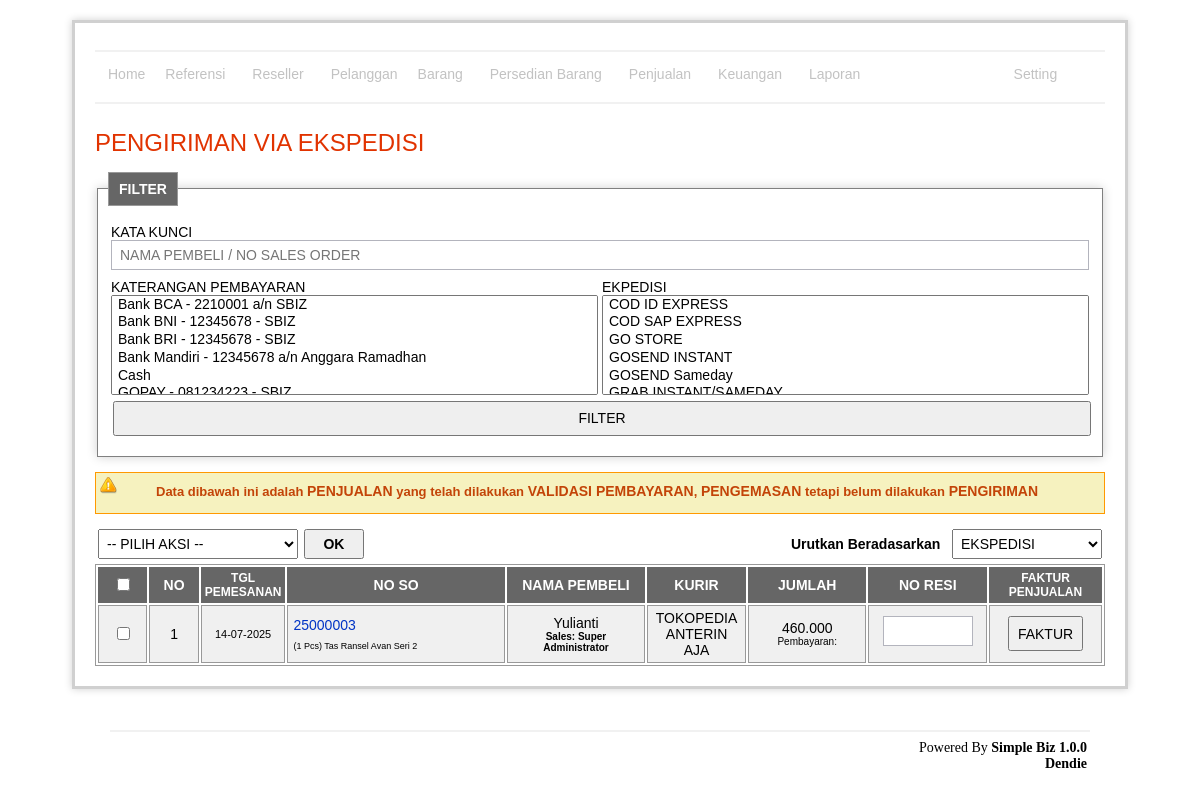
The app's page /salesShipping/index.php (signed in) with its own data.
### tables this page shows
CREATE TABLE `sales_order`  (
  `id` int(11) NOT NULL AUTO_INCREMENT,
  `client_id` int(11) NOT NULL,
  `sales_id` int(11) NOT NULL,
  `reseller_id` int(11) NOT NULL,
  `affiliate_id` int(11) NOT NULL,
  `expedition_id` int(11) NOT NULL,
  `period_order_id` int(11) NOT NULL,
  `warehouse_external_id` int(11) NULL DEFAULT NULL,
  `fin_source_fund_id` int(11) NULL DEFAULT NULL,
  `disctrict_id` int(11) NULL DEFAULT NULL,
  `platform_market_id` int(11) NULL DEFAULT NULL,
  `no_order` varchar(255) NOT NULL,
  `dropshipper_name` varchar(255) NULL DEFAULT NULL,
  `dropshipper_phone` varchar(255) NULL DEFAULT NULL,
  `name` varchar(255) NOT NULL,
  `phone` varchar(255) NOT NULL,
  `address_shipping` text NOT NULL,
  `dropshipper_address` text NULL,
  `tipe_order` enum('0','1') NOT NULL DEFAULT '0' COMMENT '0=direct order,1=preorder',
  `description_payment` tinytext NOT NULL,
  `description_shipping` tinytext NOT NULL,
  `discount_persen` double NOT NULL,
  `discount_amount` decimal(10, 0) NOT NULL,
  `amount_sale` int(11) NOT NULL,
  `amount_basic_sale` int(11) NOT NULL,
  `amount_fee_reseller` double(11, 0) NULL DEFAULT NULL,
  `amount_fee_affiliate` double(11, 0) NULL DEFAULT NULL,
  `amount_reseller_to_customer` double(11, 0) NULL DEFAULT NULL,
  `shipping_cost` double(11, 0) NOT NULL,
  `shipping_cost_before_discount` double(11, 0) NULL DEFAULT NULL,
  `shipping_cost_discount` double(11, 0) NULL DEFAULT NULL,
  `platform_market_fee_percent` double(11, 0) NULL DEFAULT NULL,
  `fee_admin_percent` double(11, 0) NULL DEFAULT NULL,
  `no_resi` varchar(255) NOT NULL,
  `marketplace` varchar(255) NOT NULL,
  `country` varchar(255) NULL DEFAULT NULL,
  `province` varchar(255) NULL DEFAULT NULL,
  `city` varchar(255) NULL DEFAULT NULL,
  `districts` varchar(255) NULL DEFAULT NULL,
  `districts_sub` varchar(255) NULL DEFAULT NULL,
  `postal_code` varchar(255) NULL DEFAULT NULL,
  `packing_option` enum('0','1','2','3') NULL DEFAULT '0' COMMENT '0=packing normal, 1=buble wrap, 2=packing kayu, 3=packing kardus',
  `service_option` enum('0','1') NULL DEFAULT '0' COMMENT '0=reg, 1=yes',
  `date_order` date NOT NULL,
  `date_packing` date NOT NULL,
  `date_payment` date NOT NULL,
  `date_shipping` date NOT NULL,
  `date_receipt_cod` datetime(0) NULL DEFAULT NULL,
  `status_order` enum('0','1','2','3','4') NOT NULL DEFAULT '0' COMMENT '0=order,1=packing,2=shipping,3=selesai,4=order belum bayar',
  `status_payment` enum('0','1') NOT NULL DEFAULT '0' COMMENT '0=notyet pay,1payment',
  `status_close` enum('0','1') NOT NULL DEFAULT '0' COMMENT '0=notyet close, 1=close',
  `status_complate_stuff` enum('0','1') NOT NULL DEFAULT '1' COMMENT '0=not complate fisik stuff, 1=complate fisik stuff',
  `status_marketplace` enum('0','1') NOT NULL DEFAULT '0' COMMENT '0=not marketplace, 1=market place',
  `status_payment_commision_reseller` enum('0','1') NULL DEFAULT '0' COMMENT '0=not pay, 1=pay',
  `status_payback_cod_reseller` enum('0','1') NULL DEFAULT '0' COMMENT '0=not pay, 1=pay',
  `status_receipt_cod` enum('0','1') NULL DEFAULT '0' COMMENT '0=belum terima, 1 sudah terima',
  `status_respon_customer` enum('0','1','2') NULL DEFAULT '0' COMMENT '0=not yet respon customer, 1=already respon customer,2=repeat order',
  `status_respon_customer_breakdown` varchar(500) NULL DEFAULT NULL,
  `status_payment_commision_affiliate` enum('0','1') NULL DEFAULT '0' COMMENT '0=not pay, 1=pay',
  `is_warehouse_external` enum('0','1') NULL DEFAULT '0',
  `is_reseller` enum('0','1') NULL DEFAULT '0' COMMENT '0=not reseller, 1=reseller',
  `is_affiliate` enum('0','1') NULL DEFAULT '0' COMMENT '0=not affiliate, 1=affiliate',
  `is_cod` enum('0','1') NULL DEFAULT '0' COMMENT '0=not cod, 1=cod',
  `is_delete` enum('0','1') NULL DEFAULT '0' COMMENT '0=no delete, 1=delete',
  `is_return` enum('0','1') NULL DEFAULT '0' COMMENT '0=not return, 1=return',
  `is_delete_permanent` enum('0','1') NULL DEFAULT NULL,
  `is_dropshipper` enum('0','1') NULL DEFAULT NULL COMMENT '0=not delete, 1=delete',
  PRIMARY KEY (`id`) USING BTREE,
  INDEX `index_phone_number`(`phone`) USING BTREE,
  INDEX `index_sales_id`(`sales_id`) USING BTREE,
  INDEX `index_date_order`(`date_order`) USING BTREE
);

CREATE TABLE `sales_order_detail`  (
  `id` int(11) NOT NULL AUTO_INCREMENT,
  `sales_order_id` int(11) NOT NULL,
  `stuff_id` int(11) NOT NULL,
  `price_basic` decimal(10, 0) NOT NULL,
  `price` decimal(10, 0) NOT NULL,
  `price_reseller_to_customer` decimal(10, 0) NULL DEFAULT NULL,
  `fee_sales` double NOT NULL,
  `reseller_fee_nominal` double NULL DEFAULT NULL,
  `reseller_fee_percent` double NULL DEFAULT NULL,
  `affiliate_fee_nominal` double NULL DEFAULT NULL,
  `affiliate_fee_percent` double NULL DEFAULT NULL,
  `amount` int(11) NOT NULL,
  `discount_persen` double NOT NULL,
  `discount_money` decimal(10, 0) NOT NULL,
  `name` varchar(255) NOT NULL,
  `nickname` varchar(255) NOT NULL,
  `is_bundling` enum('0','1') NULL DEFAULT '0' COMMENT '0 = barang satuan, 1 = barang bundling',
  `customer_rate` enum('0','1','2','3','4','5') NULL DEFAULT '0' COMMENT 'bintang 1 s.d 5, 0 = tidak memberi rate',
  `customer_respon` tinytext NULL,
  `customer_respon_screenshoot_upload` varchar(1000) NULL DEFAULT NULL,
  `reseller_point` double NULL DEFAULT 0,
  `affiliate_point` double NULL DEFAULT NULL,
  PRIMARY KEY (`id`) USING BTREE,
  INDEX `index_sales_order_id`(`sales_order_id`) USING BTREE
);

### salesShipping/indexRead.php (called while the page is built, shortened)
<?php
	include '../lib/connection.php';
	$keyword = str_replace(' ','',trim($_REQUEST['keyword']));
	$record = isset($_GET['SplitRecord']) ? $_GET['SplitRecord'] : 0;
	$orderBy = isset($_REQUEST['orderBy']) ? general::secureInput($_REQUEST['orderBy']) : 'expedition_name';
	$paymentId = isset($_REQUEST['paymentId']) ? $_REQUEST['paymentId'] : array();
	$expeditionId = isset($_REQUEST['expeditionId']) ? $_REQUEST['expeditionId'] : array();
	$where = '';
	$query = "select id, no_order, client_id, period_order_id, name, address_shipping, tipe_order,
			description_payment, description_shipping, discount_amount, amount_sale, shipping_cost,
			date_order, date_packing, date_payment, date_shipping, status_order, phone, discount_persen, status_payment,
			(select r.name from reseller as r where r.id = reseller_id) as reseller_name, is_reseller,
			(select e.name from expedition as e where e.id = expedition_id) as expedition_name,
			(select m.name from member as m where m.id = sales_id) as sales_name,
			date_format(date_order,'%d-%m-%Y') as date_order_frm,
			date_format(date_payment,'%d/%m/%Y') as date_payment_frm,
			date_format(date_packing,'%d/%m/%Y') as date_packing_frm,
			date_format(date_shipping,'%d/%m/%Y') as date_shipping_frm,
			no_resi,
			( ((amount_sale - ((amount_sale / 100) * discount_persen)) - discount_amount) + shipping_cost) as jml
		from sales_order
		where is_delete = '0'
		  and (replace(name, ' ', '' ) like '%$keyword%' or replace(no_order, ' ', '' ) like '%$keyword%')
		  and status_order = '2'
		  and status_payment = '1'
		  and status_close = '0'
		  and status_complate_stuff = '1'
		  and is_warehouse_external = '0'
		  $where
		order by $orderBy asc, date_order_frm asc, name asc
		limit $record,10000";
	$data = mysqli_query($con, $query) or die(mysqli_error($con));
	$query = "select id, name
	from expedition
	where is_delete = '0'
	order by name";
	$cmbExpedition = mysqli_query($con, $query) or die (mysqli_error($con));
	$query = "select id, name
	from fin_source_fund
	where is_delete = '0'
	order by name";
	$cmbFoundSource = mysqli_query($con, $query) or die (mysqli_error($con));
?>

### salesShipping/index.php (the view, shortened to what this page needs)
<?php include 'indexRead.php' ?>
	<h1>PENGIRIMAN VIA EKSPEDISI</h1>
		<fieldset>
			<legend><b>FILTER<b></legend>
				<form action="index.php" method="post" id="frmFilter" >
					<table width="100%">
						<tr>
							<td width="100%" valign="middle" colspan="2">KATA KUNCI &nbsp;&nbsp;&nbsp;&nbsp;
								<input placeholder="NAMA PEMBELI / NO SALES ORDER" name="keyword" type="text" title="abc" value="<?php echo $_REQUEST['keyword'] ?>" style="width:100%" />
							</td>
						</tr>
						<tr  >
						  <td width="50%" >
						  	KATERANGAN PEMBAYARAN<br style="margin-bottom: 10px; margin-top:30px" />
							<select name="paymentId[]" style="width:100%; height:100px"  multiple>
								<?php while($val = mysqli_fetch_array($cmbFoundSource)): ?>
									<option <?php echo in_array($val['id'],$paymentId) ? ' selected ' : '' ?> value="<?php echo $val['id'] ?>" <?php echo $val['id'] == (isset($_REQUEST['paymentId']) ? $_REQUEST['paymentId'] : '') ? 'selected' : '' ?>><?php echo $val['name'] ?></option>
								<?php endwhile; ?>
							</select>
						  </td>
						  <td>
							EKPEDISI<br style="margin-bottom: 10px; margin-top:30px" />
							<select name="expeditionId[]" style="width:100%; height: 100px" multiple  >
								<?php while($val = mysqli_fetch_array($cmbExpedition)): ?>
									<option <?php echo in_array($val['id'],$expeditionId) ? ' selected ' : '' ?> value="<?php echo $val['id'] ?>" <?php echo $val['id'] == (isset($_REQUEST['paymentId']) ? $_REQUEST['paymentId'] : '') ? 'selected' : '' ?>><?php echo $val['name'] ?></option>
								<?php endwhile; ?>
							</select>
						  </td>
						</tr>
							<td valign="bottom" valign="top" colspan="2">
								<input type="submit" value="FILTER" style="width: 100%" />
							</td>
					</table>
				</form>
		</fieldset>
		<br />
	<div class="warning" style="min-height:20px;">
		Data dibawah ini adalah <big style="font-size:14px">PENJUALAN</big> yang telah dilakukan <big style="font-size:14px">VALIDASI PEMBAYARAN</big>, <big style="font-size:14px">PENGEMASAN</big> tetapi belum dilakukan <big style="font-size:14px">PENGIRIMAN</big></b>
	</div>
	<?php if(mysqli_num_rows($data) < 1) : ?>
	 	<div class="warning">
			<h3><?php echo message::getMsg('emptySuccess') ?></h3>
		</div>
	<?php else: ?>
		<form action="addSave.php" method="post" id="frm" onsubmit="return printLabel()" />
			<table width="100%">
				<tr>
					<td width="30%">
						<select name="actionType" id="actionType" style="width:200px;">
							<option value="0">-- PILIH AKSI --</option>
						</select>
						<input style="font-weight:bold; width:60px; height:30px" name="submit" type="submit" value=" OK " />
					</td>
					<td align="right">
						<b>Urutkan Beradasarkan</b> &nbsp;
						<select name="oderBy" style="width:150px;" onchange="orderBy(this.value)">
							<option value="expedition_name" <?php echo $orderBy == 'expedition_name' ? 'selected' : '' ?> >EKSPEDISI</option>
						</select>
					</td>
				</tr>
			</table>
			<div id="tbl">
				<table width="100%">
					<thead>
						<tr>
							<th align="center" width="5%"><input class="bigCheckBox" style="cursor:pointer" type="checkbox" onclick="toggleCheckBox(this)" /></th>
							<th align="center" width="5%">NO</th>
							<th align="center" width="7%" style="font-size: 12px">TGL PEMESANAN</th>
							<th align="center" width="22%">NO SO</th>
							<th align="center" width="14%">NAMA PEMBELI</th>
							<th align="center" width="10%">KURIR</th>
							<th align="center" width="12%">JUMLAH</th>
							<th align="center" width="12%">NO RESI</th>
							<th align="center" width="%" style="font-size: 12px">FAKTUR PENJUALAN</th>
						</tr>
					</thead>
					<tbody>
						<?php $i=1; ?>
						<?php while($val = mysqli_fetch_array($data)): ?>
							<tr style="cursor:pointer">
								<td align="center">
									<input class="bigCheckBox" style="cursor:pointer" name="salesOrderId[]" type="checkbox" value="<?php echo $val['id'] ?>" />
								</td>
								<td align="center"><?php echo $i ?></td>
								<td align="center" style="font-size: 11px"><?php echo $val['date_order_frm'] ?></td>
								<td align="left" style="padding-left: 5px">
									<?php if($val['tipe_order'] == '0'): ?>
										<a href="../salesOrder/print.php?id=<?php echo $val['id'] ?>" target="_blank"><?php echo $val['no_order'] ?></a>
									<?php else: ?>
										<a href="../salesPreOrder/edit.php?id=<?php echo $val['id'] ?>" target="_blank"><?php echo $val['no_order'] ?></a>
									<?php endif?>
									<div style="font-size: 9px">
										<?php
										    $salesOrderId = $val['id'];
											$query = "select sod.name, sod.amount,
											 		  (select c.name from const as c where c.id = s.const_id) as satuan
											 	    from sales_order_detail as sod
											 	    left join stuff as s
											 	      on s.id = sod.stuff_id
												    where sod.sales_order_id = '$salesOrderId'
												    order by sod.name asc
												    ";
											$tmpProduk = mysqli_query($con, $query) or die(mysqli_error($con));
										?>
										<?php while($rowDetail = mysqli_fetch_array($tmpProduk)): ?>
											<div style="margin-top:8px;">
											  (<?php echo $rowDetail['amount'] ?> <?php echo ucfirst(strtolower($rowDetail['satuan'])) ?>)
											  <?php echo $rowDetail['name'] ?><br />
											</div>
										<?php endwhile ?>
									</div>
								</td>
								<td align="center"><?php echo $val['name'] ?><br />
									<b>
									<?php if($val['is_reseller'] == '1'): ?>
									  <small style="font-size: 10px">Reseller: <?php echo $val['reseller_name'] ?></small>
									<?php else: ?>
									  <small style="font-size: 10px">Sales: <?php echo $val['sales_name'] ?></small>
									<?php endif; ?>
									</b>
								</td>
								<td align="center"><?php echo $val['expedition_name'] ?>
								<td align="center"><?php echo number_format($val['jml'],0,'','.')?><br />
									<small style="font-size: 10px">Pembayaran: <?php echo $val['description_payment'] ?></small>
								</td>
								<td align="center">
									<input type="text" name="noResi_<?php echo $val['id'] ?>" value="<?php echo $val['no_resi'] ?>" style="width:90px; text-align:center" />
								</td>
								<td align="center"><input type="button" value="FAKTUR" onclick="window.open('../salesOrder/print.php?id=<?php echo $val['id'] ?>')" /></td>
							</tr>
						<?php $i++; ?>
						<?php endwhile; ?>
				</table>
			</div>
	<?php endif; ?>
<?php include '../template/main.php' ?>

### asset/css/style.css (style rules this page uses)
#content h1 { color: #e13300; background-color: transparent; font-weight: normal; font-size: 24px; margin: 10px 0 5px 0; padding: 15px 0 10px 0px; text-align:left; }
table { font-size: 14px; }
#tbl table { border: 1px solid #999; }
#tbl th { font-weight: bold; text-align: center; font-size: 14px; background-color: #666; color: #fff; padding: 4px; }
#tbl td { border: 1px solid #999; font-weight: normal; font-size: 14px; padding: 4px; background-color: #f0f0f0; }
fieldset { border: 1px solid #999; background-color: #ffffff; border: 1px solid gray; -webkit-box-shadow: 0px 0px 10px #D0D0D0; padding: 15px 10px 15px 10px; }
fieldset legend { border: 1px solid #999; font-size: 14px; padding: 8px 10px 8px 10px; background-color: #666; color: #fff; }
form { margin: 0; padding: 0; text-align: left; }
input[type="text"], input[type="password"], textarea { font-size: 14px; color: #333; border: 1px solid #B3B4BD; font-size: 14px; height: 24px; margin: 0px 0px 5px 0px; padding: 2px 8px 2px 8px; height: 30px; }
select { font-size: 14px; height: 30px; padding: 0px 4px 0px 4px; }
input[type="button"], input[type="submit"] { font-size: 14px; height: 35px; padding: 2px 8px 2px 8px; margin: 2px; }
.info,.warning,.error { padding:10px; margin-bottom:10px; min-height:50px; padding-left:60px; }
.warning { background:#f6f2bf url(../image/icon/warning.png) no-repeat top left; border:#F90 solid 1px; color:#c34408; }

### records on screen
sales_order: date_order_frm "14-07-2025", no_order "25000003", name "Yulianti", sales_name "Super Administrator", expedition_name "TOKOPEDIA ANTERIN AJA", jml "460.000"
sales_order_detail: amount "1", satuan "Pcs", name "Tas Ransel Avan Seri 2"
